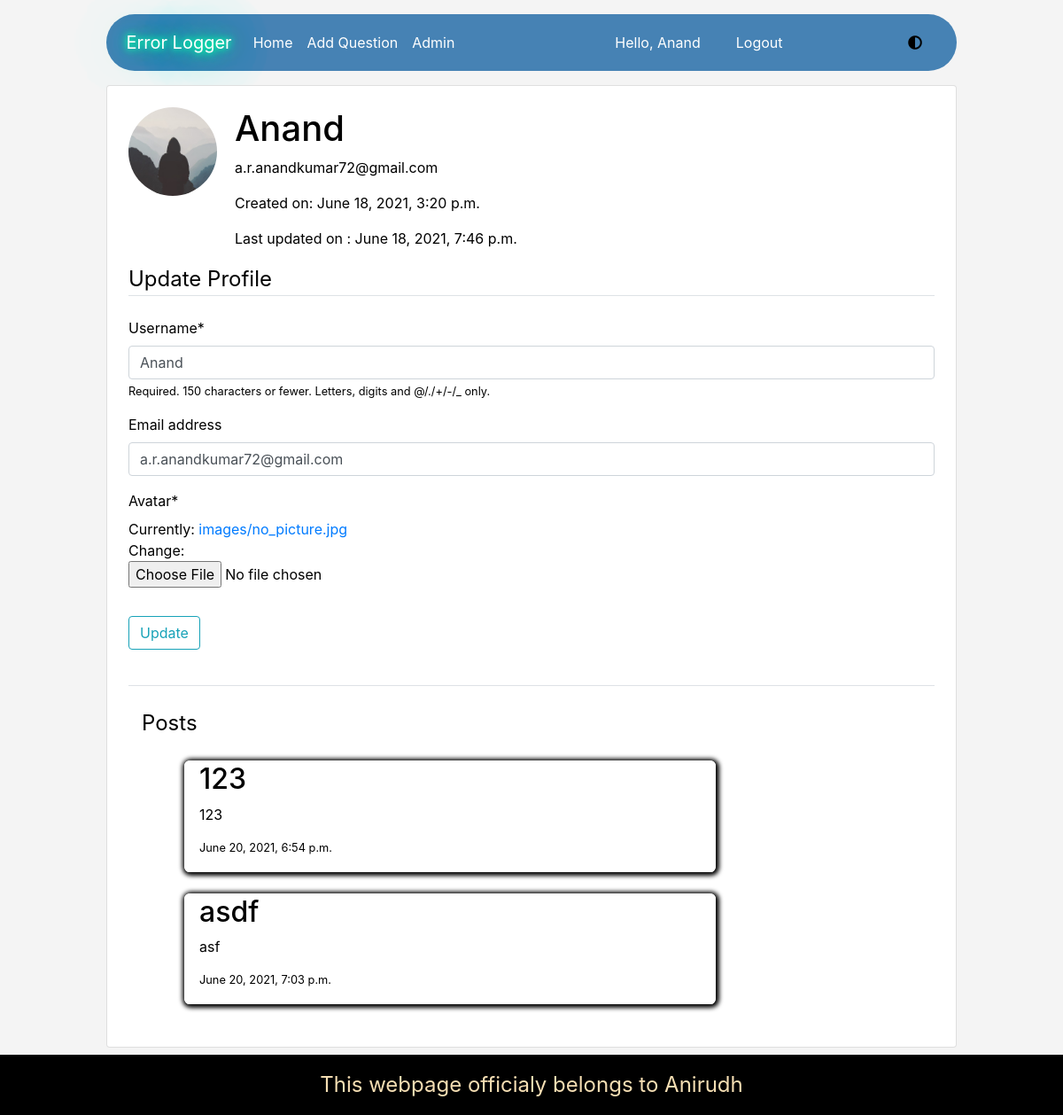
Screenshot of /profile/Anand (signed in) with the database file from the repository.
### users/models.py (models this page shows, shortened)
class Profile(models.Model):
    user = models.OneToOneField(User, on_delete=models.CASCADE)
    avatar = models.ImageField(default='images/no_picture.jpg', upload_to = 'profile_pics')
    created = models.DateTimeField(auto_now_add=True)
    updated = models.DateTimeField(auto_now=True)

### log/models.py (models this page shows, shortened)
class Log(models.Model):
    title = models.CharField(blank=False, max_length=500)
    content = models.TextField(blank=False)
    created = models.DateTimeField(auto_now_add=True)
    updated = models.DateTimeField(auto_now=True)
    slug = models.SlugField(max_length=50, null=False, unique=True)
    author = models.ForeignKey(User, on_delete=models.CASCADE,null=True, blank=True)
    image = models.ImageField(
        upload_to='images', blank=True)
    class Meta:
        verbose_name = ("Log")
        verbose_name_plural = ("Logs")
    def __str__(self):
        return f"{self.title}"

### users/forms.py
class UserUpdateForm(forms.ModelForm):
    class Meta:
        model = User
        fields = ['username', 'email']

class ProfileUpdateForm(forms.ModelForm):
    class Meta:
        model = Profile
        fields = ['avatar']

### users/templates/users/profile.html (shortened to what this page needs)
{% extends 'log/base.html' %}
{% block content %}
{% load socialaccount %}
{% get_social_accounts profile as accounts %}
{%load crispy_forms_tags %}
<div id='profile' class="content-section card  p-4">
  <div class="media">
{% if profile.username == user.username %}
  {% if accounts %}
  <img class='rounded-circle account-img' src="{{ profile.socialaccount_set.all.0.get_avatar_url }}" />
  {% else %}
      <img class="rounded-circle account-img" src="{{ profile.profile.avatar.url }}">
  {% endif %}
  {% else %}
  {% if accounts %}
  <img class='rounded-circle account-img' src="{{ profile.socialaccount_set.all.0.get_avatar_url }}" />
  {% else %}
      <img class="rounded-circle account-img" src="{{ profile.profile.avatar.url }}">
  {% endif %}
{% endif %}
    <div class="media-body">
      <h2 class="account-heading">{{profile.username}}</h2>
      <p >{{profile.email}}</p>
      <p>Created on: {{ profile.profile.created }}</p>
      {% if profile.username == user.username %}
      <p>Last updated on : {{ profile.profile.updated }}</p>
    {% endif %}
    </div>
  </div>
{% if profile.username == user.username %}
  <form method='POST' autocomplete="off" enctype="multipart/form-data" >
    <fieldset class='form-group'>
        <legend class='border-bottom mb-4'>Update Profile</legend>
        {{ u_form | crispy }}
        {{ p_form | crispy }}
    </fieldset>
    <div class='form-group'>
        <button class='btn btn-outline-info' type='submit'>Update</button>
    </div>
  </form>
    {% endif %}
<div class="container border-top mt-4 pt-4">
  <legend>Posts</legend>
  {% for i in all_post_by_user %}
  <div id="you-want-lazyload" data-lazyload="&lt;p&gt;Anything you want to lazyload&lt;/p&gt;" class='m-4'>
    <div class="container main m-4" style="width: 50vw;">
        <a class='link' href="{% url 'log-detail' i.slug   %}"><h2 >{{ i.title }}</h2></a>
        <p>{{ i.content }}</p>
        <p class='small'>{{ i.created }}</p>
    </div>
  </div>
  {% endfor %}
</div>
</div>
{% endblock content %}

### log/templates/log/base.html (shortened to what this page needs)
<!DOCTYPE html>
{% load static %}
<html lang="en">
<head>
    <link rel="stylesheet" href="https://cdnjs.cloudflare.com/ajax/libs/font-awesome/5.15.3/css/all.min.css" />
    <link rel="stylesheet" href="https://stackpath.bootstrapcdn.com/bootstrap/4.4.1/css/bootstrap.min.css">
    <link rel="stylesheet" href="{% static 'css/style.css' %}">
</head>
<body >
<div class='scrollable' id='darkmode'>
<nav class="nav navbar navbar-expand-lg navbar-dark ">
  <a class="navbar-brand neonText logo" href="{% url 'home' %}">Error Logger</a>
  <div class="collapse navbar-collapse" id="navbarSupportedContent">
    <ul class="navbar-nav mr-auto">
      <li class="nav-item active">
        <a class="nav-link" href="{% url 'home' %}">Home <span class="sr-only">(current)</span></a>
      </li>
      <li class="nav-item active">
        <a class="nav-link" href="{% url 'log-create' %}">Add Question</a>
      </li>
      <li class="nav-item active">
        <a class="nav-link" href="{% url 'admin:index' %}">Admin</a>
      </li>
    </ul>
{% if user.is_authenticated %}
    <div class='profile navbar-nav'>
    <a class='nav-item nav-link active mr-4' href="{% url 'profile' username=user.username  %}">Hello, {{user.username}}</a>
    <a class='nav-item nav-link active mr-4' href="{% url 'logout' %}">Logout</a>
    </div>
{% else %}
    <div class='navbar-nav'>
    <a class='nav-item nav-link active mr-4' href="{% url 'login' %}">Login</a>
    <a class='nav-item nav-link active mr-4' href="{% url 'register' %}">Register</a>
    </div>
{% endif %}
    <button onClick='toggleMode()' id='darkmode-button'><i class="fas fa-adjust"></i></button>
  </div>
</nav>
<div class='hero'>
{% block content %}
{% endblock content %}
</div>
</div>
<footer>This webpage officialy belongs to Anirudh</footer>
</body>
</html>

### log/static/css/style.css (style rules this page uses)
* { box-sizing: border-box; margin: 0; padding: 0; }
body { background: #f4f4f4; color: black; z-index: 1; height: 100%; }
.main { border: 2px solid white; border-radius: 0.4rem; box-shadow:1px 1px 5px 3px black; z-index: 2; }
.nav { position: sticky; top: 0; background-color: steelblue; border-radius: 2rem; width: 80vw; margin: auto; margin-top: 1rem; padding: 0.75rem; padding-left: 1.4rem; }
.main a { color: black; text-decoration: none; z-index: 3; }
.neonText { color: #0fa; text-shadow: 0 0 7px #0fa, 0 0 10px #0fa, 0 0 21px #0fa, 0 0 42px #0fa, 0 0 82px #0fa, 0 0 92px #0fa, 0 0 102px #0fa, 0 0 151px #0fa; }
footer { background: #000; color: wheat; padding: 1rem; font-size: 1.5rem; text-align: center; width: 100%; }
.scrollable { min-height: calc(100vh - 70px); overflow: auto; }
.content-section { width: 80vw !important; margin: 2vh 0 1vh 10vw; }
.account-img { height: 100px; width: 100px; margin-right: 20px; margin-bottom: 16px; }
.account-heading { font-size: 2.5rem; }
.profile { display: flex; flex-direction: column; margin-left: auto; }
#darkmode-button { width: 70px; background: none; margin-left: auto; height: 30px; border: none; outline: none; }
#darkmode-button i { size: 30px; }

### rows the page displays
Log: title "123", content "123", created "June 20, 2021, 6:54 p.m."
Log: title "asdf", content "asf", created "June 20, 2021, 7:03 p.m."

### other values shown
{{ user.username }} "Anand"
{{ profile.username }} "Anand"
{{ profile.email }} "a.r.anandkumar72@gmail.com"
{{ profile.profile.created }} "June 18, 2021, 3:20 p.m."
{{ profile.profile.updated }} "June 18, 2021, 7:46 p.m."
